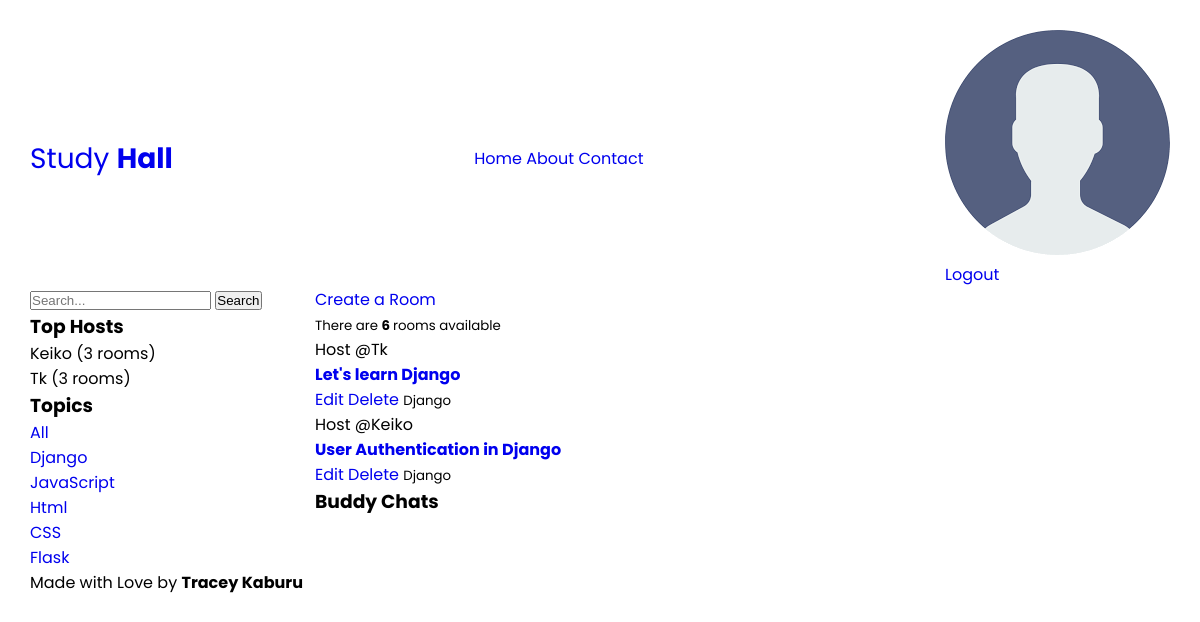
The page /?q=Django (signed in) on the database its author committed.
### StudyHall/models.py (models this page shows, shortened)
class Topics(models.Model):
    name = models.CharField(max_length=100)

class Room(models.Model):
    title = models.CharField(max_length=100)
    host = models.ForeignKey(User, on_delete=models.SET_NULL, null=True)
    description = models.TextField(null=True, blank=True)
    topic = models.ForeignKey('Topics', on_delete=models.SET_NULL, null=True)
    room_chats = models.ManyToManyField('RoomChats', related_name='room_chats', blank=True)
    members = models.ManyToManyField(User, related_name='members', blank=True)
    updated_on = models.DateTimeField(auto_now=True) # Every time there is activity in the room
    created_on = models.DateTimeField(auto_now_add=True)
    class meta:
        ordering = ['-updated_on', '-created_on']

### StudyHall/views.py (the view)
# urls.py: path('', HomeView.as_view(), name='home'),
class HomeView(ListView):
    model = Room
    template_name = 'StudyHall/home.html'
    context_object_name = 'rooms'
    def get_queryset(self):
        query = self.request.GET.get('q')
        if query:
            return Room.objects.filter(
                Q(title__icontains=query) |
                Q(description__icontains=query) |
                Q(host__username__icontains=query) |
                Q(topic__name__icontains=query)
            )
        else:
            return Room.objects.all().order_by('-updated_on', '-created_on')
    def get_context_data(self, **kwargs):
        context = super().get_context_data(**kwargs)
        context['room_count'] = Room.objects.count() # Calculate how many rooms ther are
        context['topics'] = Topics.objects.all() # get all the topics
        top_hosts = User.objects.annotate(num_rooms=Count('room')).order_by('-num_rooms')[:5]
        context['top_hosts'] = top_hosts
        return context

### StudyHall/templates/StudyHall/home.html (shortened to what this page needs)
{% extends 'StudyHall/index.html' %}
{% block content %}
<div class="home-view">
    <div class="topics-host">
        <form class="search-bar method="GET" action="{% url 'home' %}">
            <input type="text" name="q" placeholder="Search...">
            <button type="submit">Search</button>
        </form>
        <h3>Top Hosts</h3>
        {% for host in top_hosts %}
        <div>{{ host.username }} ({{ host.num_rooms }} rooms)</div>
        {% endfor %}
        <h3>Topics</h3>
        <a href="{% url 'home' %}"> All </a>
        {% for topic in topics %}
            <div>
                <a href="{% url 'home' %}?q={{topic.name}}"> {{topic.name}} </a>
            </div>
        {% endfor %}
    </div>
    <div class="room-container">
        <a href="{% url 'create-room' %}">Create a Room</a> <br>
        <small>There are <b> {{room_count}} </b> rooms available </small>
        {% for room in rooms %}
        <div>
            <span> Host @{{room.host.username}}</span>
            <h4> <a href="{% url 'room' room.title %}">{{room.title}}</a>  </h4>
            {% if request.user.is_authenticated %}
                {% if request.user == room.host or request.user %}
                    <a href="{% url 'update-room' room_title=room.title %}">Edit</a>
                    <a href="{% url 'delete-room' room_title=room.title %}">Delete</a>
                {% endif %}
            {% endif %}
            <small>{{ room.topic.name }}</small>
        {% empty %}
        <p>
            No rooms available
        </p>
        </div>
        {% endfor %}
    </div>
    <div class="buddy-chats">
        <h3>Buddy Chats</h3>
    </div>
</div>
{% endblock %}

### StudyHall/static/styles/main.css (style rules this page uses)
* { margin: 0; padding: 0; box-sizing: border-box; }
html { font-family: "Poppins", sans-serif; }
body { margin: 10px; padding: 20px; }
a { cursor: pointer; text-decoration: none; }
.home-view { display: grid; grid-template-columns: 1fr 3fr; }

### rows shown on the page
Topics: name "Django"
Topics: name "JavaScript"
Topics: name "Html"
Topics: name "CSS"
Topics: name "Flask"
Room: host.username "Tk", title "Let's learn Django", shows "Edit", topic.name "Django"
Room: host.username "Keiko", title "User Authentication in Django", shows "Edit", topic.name "Django"

### other values the page prints
{{ host.username }} "Keiko"
{{ host.num_rooms }} "3"
{{ host.username }} "Tk"
{{ room_count }} "6"
